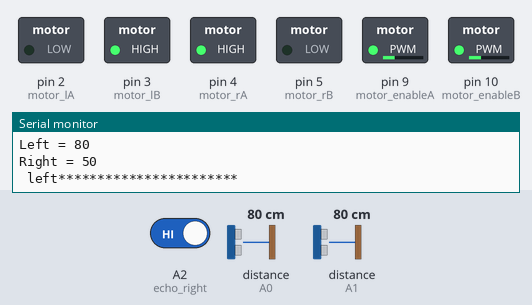
The sketch below on a simulated Arduino Uno, built with avr-gcc and run on an emulated ATmega328P. Parts: switched loads named in the sketch (green lamp = pin HIGH), the last lines printed to the serial monitor. Inputs (shaded band) come from the test bench; at power-on: distance to the obstacle (sensors on A0, A1) 80 cm, A2 (echo_right) HIGH. The echo pulse lasts 58.3 µs per cm.

Above: at 1.2 s.
1.3 s: distance to the obstacle (sensor on A0) set to 22 cm
4.3 s: distance to the obstacle (sensor on A0) set to 18 cm
At 5.0 s:
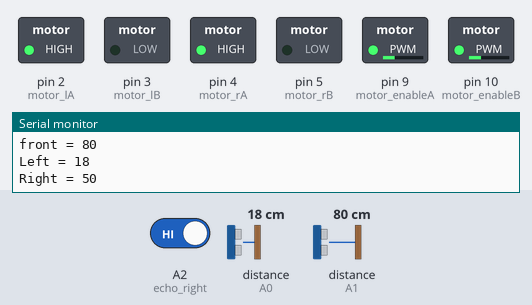
5.8 s: distance to the obstacle (sensor on A1) set to 12 cm
8.8 s: distance to the obstacle (sensor on A1) set to 9 cm
At 9.9 s:
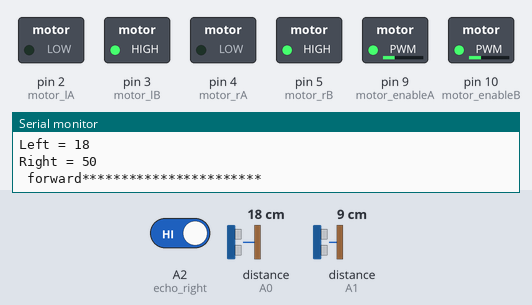
10.4 s: distance to the obstacle (sensor on A1) set to 18 cm
At 11.6 s:
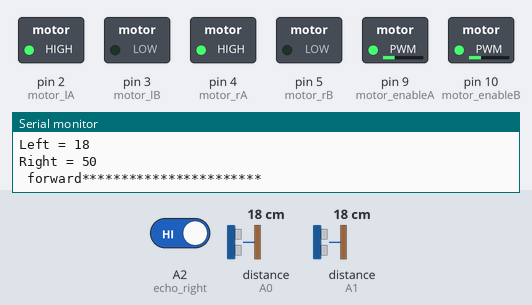
11.9 s: distance to the obstacle (sensor on A1) set to 2 cm
At 12.4 s:
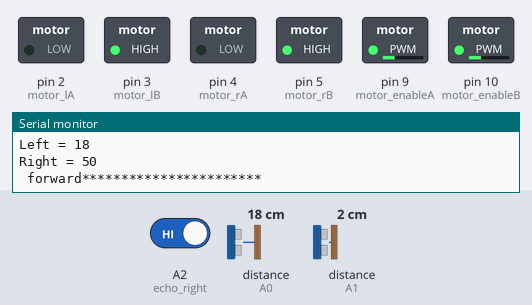
Timing chart, 0 to 14.4 s (numbered marks = the images above; inputs shaded):
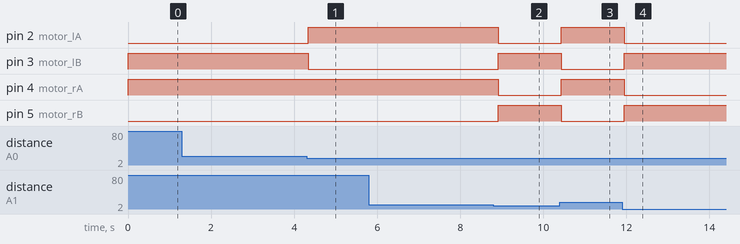

The sketch:

try_5.ino
```cpp
#include <Ultrasonic.h>

int motor_lA = 2;  //left motor
int motor_lB = 3;
int motor_enableA = 9;

int motor_rA =  4;  //right motor
int motor_rB = 5;
int motor_enableB = 10;

Ultrasonic ultrasonicFront(A4, A1); //(trig, echo)
Ultrasonic ultrasonicLeft(A3, A0);
//Ultrasonic ultrasonicRight(A5, A2);

int echo_right = A2;


long duration_front, distance_front, duration_left, distance_left, duration_right, distance_right;

void setup() {
  pinMode(motor_lA, OUTPUT);  //left motors forward
  pinMode(motor_lB, OUTPUT);  //left motors reverse
  pinMode(motor_enableA, OUTPUT);

  pinMode(motor_rA, OUTPUT);  //right motors forward
  pinMode(motor_rB, OUTPUT);  //rignt motors reverse
  pinMode(motor_enableB, OUTPUT);

  pinMode(echo_right, INPUT);

  analogWrite(motor_enableA, 73);
  analogWrite(motor_enableB, 75);

  Serial.begin(9600);
}

void loop() {
  Serial.println("***********************");

  distance_front = ultrasonicFront.read();
  if (distance_front > 200)
    distance_front = 0;
  distance_left = ultrasonicLeft.read();
  if (distance_left > 200)
    distance_left = 0;
  //    distance_right = ultrasonicLeft.read();
  //  if(distance_right > 200)
  //    distance_right = 0;

  if (digitalRead(echo_right) == 0)
    distance_right = 15;
  else  // = 1
    distance_right = 50;

  /*if (distance_front > 15) {
    forward();
    checkLeft();
    checkRight(false);
    }
    else {
    backward();
    if (distance_left < 10) {
      if (distance_right > 20) {
        right();
        delay(200);
      }
      else{
        backward();
        delay(100);
      }
      checkRight(true);
    }
    }*/


  printSerial();
  if (distance_front > 10) {
    if (distance_left > 20) {
      left();
    }
    else
      forward();
  }
  else {
    backward();
  }
}

void printSerial() {
  Serial.print("front = ");
  Serial.println(distance_front);
  Serial.print("Left = ");
  Serial.println(distance_left);
  Serial.print("Right = ");
  Serial.println(distance_right);
}

void checkRight(bool reverse) {
  if (distance_right < 20) {
    left();
    if (reverse == true) {
      backward();
    }
  }
}

void checkLeft() {
  if (distance_left > 10 && distance_left < 20) {
    Serial.println("left1, 10<distance<20,  <<forward>>");
    forward();
  }
  if (distance_left >= 20) {
    Serial.println("left2, 20<=distance,  <<turn left>>");
    left();
    delay(200);
    forward();
  }
  if ((distance_left < 10) || (distance_left > 300)) {
    Serial.println("left3, 10<distance<0,  <<turn right>>");
    right();
    delay(100);
    forward();
  }
}

void forward()
{
  Serial.print(" forward");
  digitalWrite(motor_lA, 1);
  digitalWrite(motor_lB, 0);
  digitalWrite(motor_rA, 1);
  digitalWrite(motor_rB, 0);
  delay(300);
}

void backward()
{
  Serial.print(" forward");
  digitalWrite(motor_lA, 0);
  digitalWrite(motor_lB, 1);
  digitalWrite(motor_rA, 0);
  digitalWrite(motor_rB, 1);
  delay(300);
}


void right() {
  Serial.print(" right");
  digitalWrite(motor_lA, 1);
  digitalWrite(motor_lB, 0);
  digitalWrite(motor_rA, 0);
  digitalWrite(motor_rB, 1);
  delay(300);
}


void left() {
  Serial.print(" left");
  digitalWrite(motor_lA, 0);
  digitalWrite(motor_lB, 1);
  digitalWrite(motor_rA, 1);
  digitalWrite(motor_rB, 0);
  delay(300);
}


void Stop() {
  Serial.print(" stop");
  digitalWrite(motor_lA, 0);
  digitalWrite(motor_lB, 0);
  digitalWrite(motor_rA, 0);
  digitalWrite(motor_rB, 0);
  delay(200);
}
```

Measured:
- the behaviour switches between 21 and 20 cm on distance to the obstacle (sensor on A0) (found by bisection; images 0 and 1)
- the behaviour switches between 11 and 10 cm on distance to the obstacle (sensor on A1) (found by bisection; images 1 and 2)
- after the input at 4.3 s, pin 2 (motor_lA): LOW → HIGH at once; pin 3 (motor_lB): HIGH → LOW at once
- after the input at 8.8 s, pin 2 (motor_lA), pin 4 (motor_rA): HIGH → LOW after 0.11 s; pin 3 (motor_lB), pin 5 (motor_rB): LOW → HIGH after 0.11 s
- after the input at 10.4 s, pin 2 (motor_lA), pin 4 (motor_rA): LOW → HIGH at once; pin 3 (motor_lB), pin 5 (motor_rB): HIGH → LOW at once
- after the input at 11.9 s, pin 2 (motor_lA), pin 4 (motor_rA): HIGH → LOW after 0.05 s; pin 3 (motor_lB), pin 5 (motor_rB): LOW → HIGH after 0.05 s
